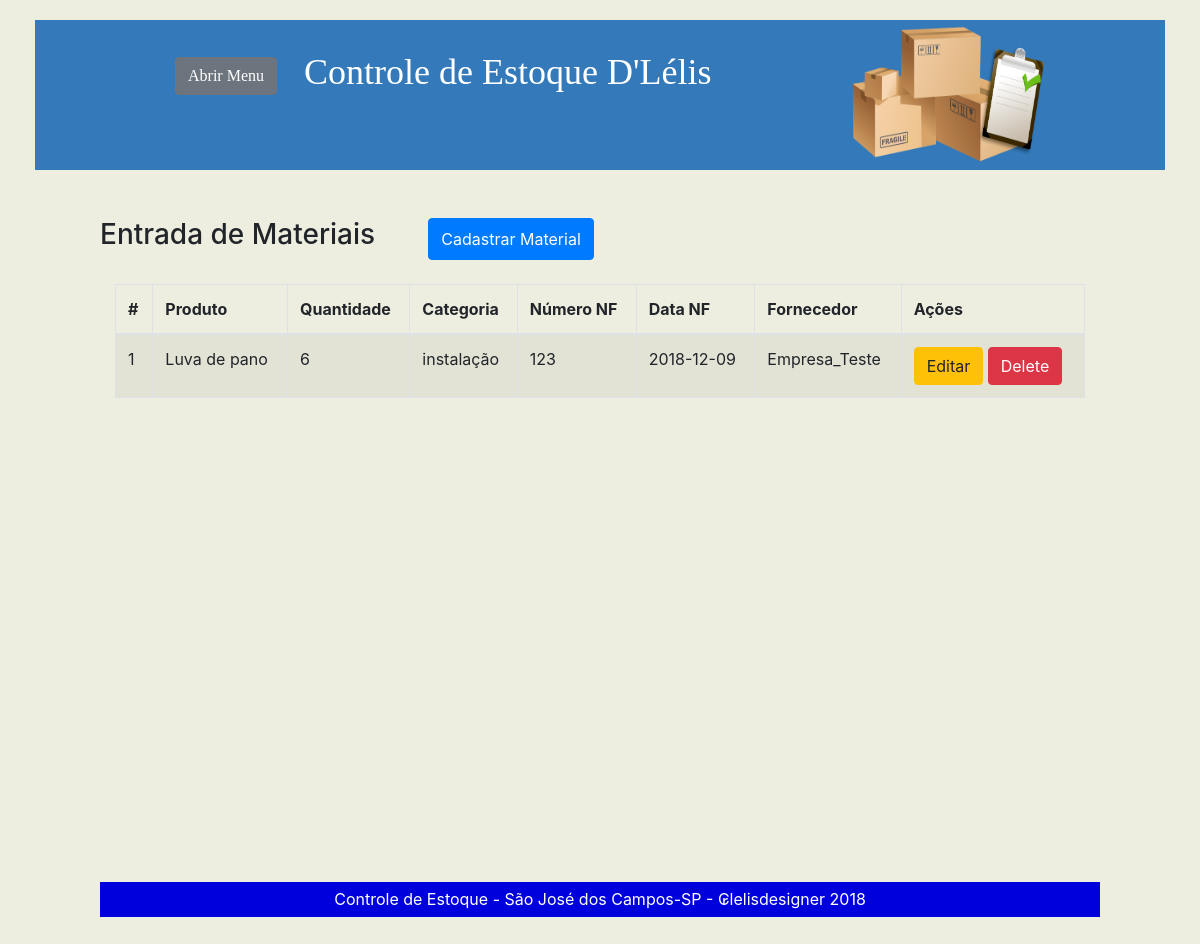
Page /entrada.php on the committed database.
### tables this page shows
CREATE TABLE `entrada` (
  `id_nf` int(5) NOT NULL,
  `produto` varchar(120) NOT NULL,
  `descricao_prod` varchar(150) NOT NULL,
  `quantidade` int(5) NOT NULL,
  `categoria` varchar(50) NOT NULL,
  `numero_nf` int(15) NOT NULL,
  `data_nf` date NOT NULL,
  `valor_nf` varchar(15) NOT NULL,
  `natureza_nf` varchar(50) NOT NULL,
  `fornecedor` varchar(120) NOT NULL
);

### entrada.php (the view, shortened to what this page needs)
<?php
	include 'conexao.php';
?>
<!DOCTYPE html>
<html lang="en">
<head>
    <link href="vendor/bootstrap/css/bootstrap.min.css" rel="stylesheet">
    <link href="css/simple-sidebar.css" rel="stylesheet">
</head>
<body>
<div id="wrapper">
	<div id="page-content-wrapper">
		<div class="container-fluid">
			<div class="topo2">
				<div class="banner">
					<div class="bannerinterior">
						<div class="banneresquerda">
							<div class="frase1">
							<input type="button" onclick="mudarNome()" value="Abrir Menu" href="#menu-toggle" class="btn btn-secondary" id="menu-toggle">
							&nbsp Controle de Estoque D'Lélis
							</div>
						</div>
						<div class="bannerdireita">
							<img src="images/caixas.png" width= "200px" height= "145px"/>
						</div>
					</div>
				</div>
				<div class="conteudo">
					<div class="conteudointerno">
						<br><br>
						<div id="top" class="row">
						<h3 class="col-md-4 control-label" for="termo">Entrada de Materiais</h3>
						<button type="button" data-toggle="modal" data-target="#myModalcad" class="btn btn-primary"><span class="glyphicon glyphicon-plus"></span>Cadastrar Material</button>
						</div>
						<br>
						<div class="table-responsive col-md-12">
							<table class="table table-striped table-bordered table-hover">
							  <thead>
								<tr>
								  <th scope="col">#</th>
								  <th scope="col">Produto</th>
								  <th scope="col">Quantidade</th>
								  <th scope="col">Categoria</th>
								  <th scope="col">Número NF</th>
								   <th scope="col">Data NF</th>
								  <th scope="col">Fornecedor</th>
								  <th scope="col">Ações</th>
								</tr>
							  </thead>
							  <tbody>
							  <?php
							  $consulta_entradas = $con->query("SELECT * FROM entrada");
							  foreach($consulta_entradas AS $linha){ ?>
								<tr>
									<td><?php echo $linha['id_nf'];?></td>
									<td><?php echo $linha['produto'];?></td>
									<td><?php echo $linha['quantidade'];?></td>
									<td><?php echo $linha['categoria'];?></td>
									<td><?php echo $linha['numero_nf'];?></td>
									<td><?php echo $linha['data_nf'];?></td>
									<td><?php echo $linha['fornecedor'];?></td>
									<td>
										<a href="javascript:edt_id('<?php echo $linha['id_nf']; ?>')" class="btn btn-warning"><span class="glyphicon glyphicon-edit"></span> Editar</a>
										<button onClick="confirma_excluir(<?php echo $linha['id_nf']; ?>)"  class="btn btn-danger"><span class="glyphicon glyphicon-trash"></span> Delete</button>
									</td>
								</tr>
							  <?php }  ?>
							  </tbody>
							</table><br>
						</div>
						<br>
							<div class="rodape">
									<p>Controle de Estoque - São José dos Campos-SP  -  ₢lelisdesigner 2018</p>
							</div>
					</div><br>
				</div><br>
			</div>
		</div>
	</div>
</div>
</body>
</html>

### css/simple-sidebar.css (style rules this page uses)
body { overflow-x: hidden; background-color: #EEEEE0; }
.topo2 { width: 100%; height: 100px; background-color: #fff; border-radius: 2px; }
input { border: 2px solid #ccc; border-radius: 5px; }
.banner { height: 150px; background-color: #347aba; }
.bannerinterior { width: 900px; margin: auto; }
.banneresquerda { float: left; }
.bannerdireita { float: right; }
.frase1 { font-size: 36px; font-family: arial bold; color: #ffffff; margin: 25px; }
.conteudointerno { width: 1000px; margin: auto; height: auto; }
#wrapper { padding-left: 0; -webkit-transition: all 0.5s ease; -moz-transition: all 0.5s ease; -o-transition: all 0.5s ease; transition: all 0.5s ease; }
#page-content-wrapper { width: 100%; position: absolute; padding: 15px; }
@media (min-width:768px) { #wrapper { padding-left: 0; } }
@media (min-width:768px) { #page-content-wrapper { padding: 20px; position: relative; } }
@media (min-width:768px) { .rodape { width: 100%; height: 35px; background-color: #0000DD; color: #FFF; bottom: 0px; margin-top: 420px; text-align: center; line-height: 35px; } }

### rows in the picture
entrada: id_nf "1", produto "Luva de pano", quantidade "6", categoria "instalação", numero_nf "123", data_nf "2018-12-09", fornecedor "Empresa_Teste"
